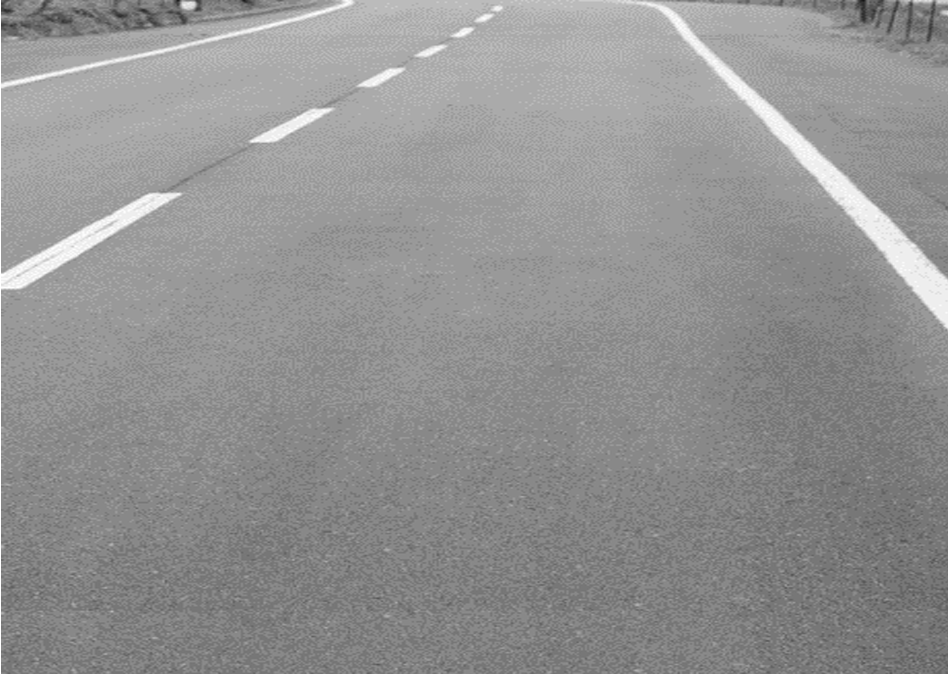
#> input picture scripts/image_lane_detaction/image.png, 948 x 674 px
$ python convert_lane.py
#> lines starting #> are read from the running program, lines starting #| are printed output that depends on the picture
#!/usr/bin/env python3
"""
Quick Convert: Lane image to MIF for FPGA ROM
Usage: python convert_lane.py [input_image]
Output: Creates image_01.mif, image_02.mif, image_03.mif in ROM folder
"""
from PIL import Image
import os
import sys

# Settings
TARGET_W = 160
TARGET_H = 120

# Input file - can be overridden by command line
if len(sys.argv) > 1:
    INPUT_FILE = sys.argv[1]
else:
    INPUT_FILE = "image_lane_detaction/image.png"

# Output to ROM folder
OUTPUT_DIR = "../quartus/mif_files/[random]_single_image_p_04_02_01_mif"
os.makedirs(OUTPUT_DIR, exist_ok=True)

def write_mif(pixels, out_path, w, h):
    """Write MIF file in Quartus format (ADDRESS=HEX, DATA=BIN)"""
    depth = w * h
    with open(out_path, "w") as f:
        f.write("WIDTH = 24;\n")
        f.write(f"DEPTH = {depth};\n\n")
        f.write("ADDRESS_RADIX = HEX;\n")
        f.write("DATA_RADIX = BIN;\n\n")
        f.write("CONTENT BEGIN\n")

        for i, (r, g, b) in enumerate(pixels):
            binary = f"{r:08b}{g:08b}{b:08b}"
            addr = f"{i:04X}"
            f.write(f"\t{addr} : {binary};\n")

        f.write("END;\n")
    print(f"  Created: {out_path}")

def main():
    print(f"Converting {INPUT_FILE} to MIF for ROM...")

    # Load and resize
    img = Image.open(INPUT_FILE).convert("RGB")
    print(f"Original size: {img.size}")
#| Original size: (948, 674)

    img = img.resize((TARGET_W, TARGET_H), Image.LANCZOS)
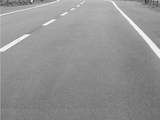
#> img: PIL image 160x120 RGB; min 49, max 253, mean 146.3
    print(f"Resized to: {img.size}")
#| Resized to: (160, 120)

    # Get pixels
    pixels = list(img.getdata())
#> pixels = 19200 items, first 6: (113, 113, 113), (116, 116, 116), (123, 123, 123), (120, 120, 120), (144, 144, 144), (134, 134, 134)
    depth = TARGET_W * TARGET_H

    # Write 3 MIF files for ROM (image_01, image_02, image_03)
    print(f"\nWriting to {OUTPUT_DIR}:")
    for i in range(1, 4):
        out_path = os.path.join(OUTPUT_DIR, f"image_{i:02d}.mif")
        write_mif(pixels, out_path, TARGET_W, TARGET_H)

    print(f"\nTotal pixels: {depth}")

    # Stats
    black_cnt = sum(1 for p in pixels if p == (0, 0, 0))
#> black_cnt = 0
    white_cnt = sum(1 for p in pixels if p == (255, 255, 255))
#> white_cnt = 0
    bright_cnt = sum(1 for p in pixels if p[0] > 200)
#> bright_cnt = 485
    print(f"\nPixel stats:")
    print(f"  Black (0,0,0): {black_cnt}")
#|   Black (0,0,0): 0
    print(f"  White (255,255,255): {white_cnt}")
#|   White (255,255,255): 0
    print(f"  Bright (R>200): {bright_cnt}")
#|   Bright (R>200): 485
    print(f"  Other: {depth - black_cnt - white_cnt}")
#|   Other: 19200

    print(f"\n=== DONE! ROM files ready in {OUTPUT_DIR} ===")
#| === DONE! ROM files ready in ../quartus/mif_files/[random]_single_image_p_04_02_01_mif ===

if __name__ == "__main__":
    main()
